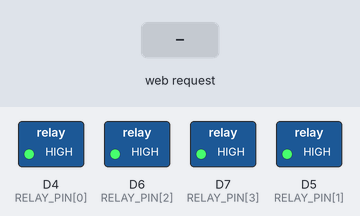
This sketch was run on a simulated ESP8266 (NodeMCU). Parts: switched loads named in the sketch (green lamp = pin HIGH). Inputs (shaded band) come from the test bench. WiFi joins after 1.5 s; servers stay silent unless stated; storage starts empty; EEPROM starts erased; what the sketch prints to the serial monitor is not drawn.

Above: at 2.7 s.
2.8 s: HTTP request GET /action?switch=1 received
At 4.0 s:
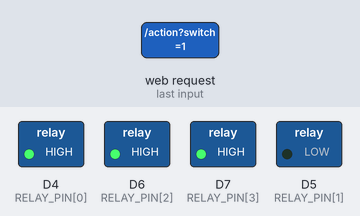
4.3 s: HTTP request GET /action?switch=0 received
At 5.4 s:
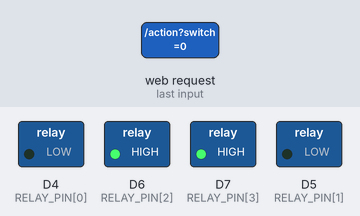
5.8 s: HTTP request GET /action?switch=1 received
At 6.7 s:
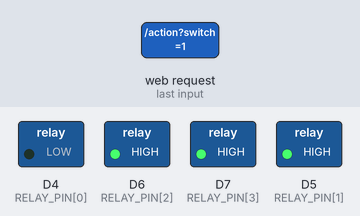
Timing chart, 0 to 8.8 s (numbered marks = the images above; inputs shaded):
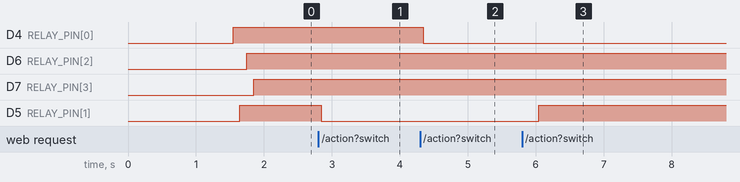

The sketch:

sh_multitab.ino
```cpp
#include <LittleFS.h>
#include <WiFiUdp.h>

WiFiUDP udp;
const int UDP_PORT = 4210;
IPAddress broadcastIp;

const String category = "1way Switch";
const int way = 4;
bool state[way] = { false, };
const int RELAY_PIN[way] = { D4, D5, D6, D7 };

void setup() {
  Serial.begin(115200);
  if(!LittleFS.begin()) {
    Serial.println("LittleFS 오류");
    return;
  }
  eepromSetup();
  wifiSetup();
  serverSetup();
  for (int i = 0; i < way; i++) {
    pinMode(RELAY_PIN[i], OUTPUT);
  }

}

void loop() {
  for (int i = 0; i < way; i++) {
    if (state[i]) {
      digitalWrite(RELAY_PIN[i], LOW); // ON
      delay(100);
    } else {
      digitalWrite(RELAY_PIN[i], HIGH); // OFF
      delay(100);
    }
  }
}
```

sh_eeprom.ino
```cpp
#include <EEPROM.h>

#define SSID_ADDRESS 0
#define PASSWORD_ADDRESS 33

void eepromSetup() {
  EEPROM.begin(4096);
}

void eepromReset() {
  for (int i = 0; i < EEPROM.length(); i++) {
    EEPROM.write(i, 0);
  }
  EEPROM.commit();
}

void eepromWriteString(int address, const String& str) {
  EEPROM.write(address, str.length());

  for (int i = 0; i < str.length(); i++) {
    EEPROM.write(address + 1 + i, str[i]);
  }
}

String eepromReadString(int address) {
  int len = EEPROM.read(address);
  char buf[len + 1];

  for (int i = 0; i < len; i++) {
    buf[i] = EEPROM.read(address + 1 + i);
  }
  buf[len] = '\0';

  return String(buf);
}
```

sh_server.ino
```cpp
#include <ESPAsyncTCP.h>
#include <ESPAsyncWebServer.h>
#include <AsyncJson.h>
#include <ArduinoJson.h>

AsyncWebServer server(80);

void serverSetup() {
  server.serveStatic("/assets", LittleFS, "/assets");
  server.serveStatic("/script", LittleFS, "/script");
  server.serveStatic("/css", LittleFS, "/css");
  server.serveStatic("/views", LittleFS, "/views");
  server.serveStatic("/", LittleFS, "/").setDefaultFile("index.html");

  server.on("/scan", HTTP_GET, [](AsyncWebServerRequest *request){
    String json = "[";
    int n = WiFi.scanComplete();
    if(n == -2){
      WiFi.scanNetworks(true);
    } else if(n){
      for (int i = 0; i < n; ++i){
        if(i) json += ",";
        json += "{";
        json += "\"rssi\":"+String(WiFi.RSSI(i));
        json += ",\"ssid\":\""+WiFi.SSID(i)+"\"";
        json += ",\"bssid\":\""+WiFi.BSSIDstr(i)+"\"";
        json += ",\"channel\":"+String(WiFi.channel(i));
        json += ",\"secure\":"+String(WiFi.encryptionType(i));
        json += ",\"hidden\":"+String(WiFi.isHidden(i)?"true":"false");
        json += "}";
      }
      WiFi.scanDelete();
      if(WiFi.scanComplete() == -2){
        WiFi.scanNetworks(true);
      }
    }
    json += "]";
    request->send(200, "application/json", json);
    json = String();
  });

  server.on("/reset", HTTP_GET, [](AsyncWebServerRequest *request){
    eepromReset();
    request->send(200, "application/json", "{\"result\": \"success\"}");
    WiFi.disconnect();
    ESP.reset();
    ESP.restart();
  });

  server.on("/state", HTTP_GET, [](AsyncWebServerRequest *request){
    DynamicJsonDocument doc(512);
    String json;

    JsonObject object = doc.to<JsonObject>();
    //object["category"] = category;
    //object["way"] = way;
    JsonArray array = object.createNestedArray("states");
    for (int i = 0; i < way; i++) {
      array.add(state[i]);
    }

    serializeJson(doc, json);
    request->send(200, "application/json", json);
  });

  server.on("/action", HTTP_GET, [](AsyncWebServerRequest *request){
    DynamicJsonDocument doc(512);
    String json;

    JsonObject object = doc.to<JsonObject>();

    if (request->hasParam("switch")) {
      int n = request->getParam("switch")->value().toInt();
      if (n >= 0 && n < way) {
        state[n] = !state[n];
        object["result"] = "success";
      } else {
        object["result"] = "fail";
      }
    } else {
      object["result"] = "fail";
    }

    JsonArray array = object.createNestedArray("states");
    for (int i = 0; i < way; i++) {
      array.add(state[i]);
    }

    serializeJson(doc, json);
    request->send(200, "application/json", json);

    udp.beginPacket(broadcastIp, UDP_PORT);
    udp.print(0x01);
    for (int i = 0; i < way; i++) {
      udp.print(state[i]);
    }
    udp.print(way);
    udp.endPacket();
  });

  AsyncCallbackJsonWebHandler* handler = new AsyncCallbackJsonWebHandler("/connect", [](AsyncWebServerRequest *request, JsonVariant &json) {
    const JsonObject& jsonObj = json.as<JsonObject>();
    String ssid = jsonObj["ssid"];
    String password = jsonObj["password"];

    eepromWriteString(SSID_ADDRESS, ssid);
    eepromWriteString(PASSWORD_ADDRESS, password);
    EEPROM.commit();

    ESP.restart();
  });
  server.addHandler(handler);

  server.on("/*", HTTP_ANY, [](AsyncWebServerRequest *request){
    request->send(SPIFFS, "/index.html");
  });

  server.begin();
}
```

sh_wifi.ino
```cpp
#include <ESP8266WiFi.h>

const String AP_NAME = "SweetHome";
const String AP_PASSWORD = "1234qwer";

String errorMessage;

bool connectWifi() {
  String ssid = eepromReadString(SSID_ADDRESS);
  String password = eepromReadString(PASSWORD_ADDRESS);
  Serial.print("WiFI 연결중");

  WiFi.mode(WIFI_STA);
  WiFi.begin(ssid, password);

  int count = 0;
  int retry = 0;
  while (int status = WiFi.status() != WL_CONNECTED) {
    if (count < 30) {
      Serial.print(".");
      count++;
      delay(250);
    } else {
      retry++;
      if (retry == 3) {
        Serial.println(status);
        switch (status) {
          case 0:
            errorMessage = "";
            return false;
          case 1:
            errorMessage = "";
            return false;
          case 3:
            errorMessage = "연결되었습니다.";
            return false;
          case 6:
            errorMessage = "잘못된 비밀번호 입니다.";
            return false;
          default:
            return false;
        }
      }
      count = 0;
    }
  }
  Serial.println();
  Serial.println(ssid + " 네트워크 연결 완료");

  Serial.printf("Default hostname: %s\n", WiFi.hostname().c_str());

  Serial.print("IP 주소 : ");
  Serial.println(WiFi.localIP());

  udp.begin(UDP_PORT);

  broadcastIp = WiFi.localIP();
  broadcastIp[3] = 255;

  udp.beginPacket(broadcastIp, UDP_PORT);
  udp.print(0x00);
  udp.print(WiFi.hostname().c_str());
  udp.print(way);
  udp.endPacket();
  return true;
}

void wifiSetup() {
  if (!connectWifi()) {
    WiFi.mode(WIFI_AP);
    WiFi.softAP(AP_NAME, AP_PASSWORD);
  }
}
```

Measured:
- after the input at 2.8 s, D5 (RELAY_PIN[1]): HIGH → LOW after 0.05 s
- after the input at 4.3 s, D4 (RELAY_PIN[0]): HIGH → LOW after 0.05 s
- after the input at 5.8 s, D5 (RELAY_PIN[1]): LOW → HIGH after 0.25 s
